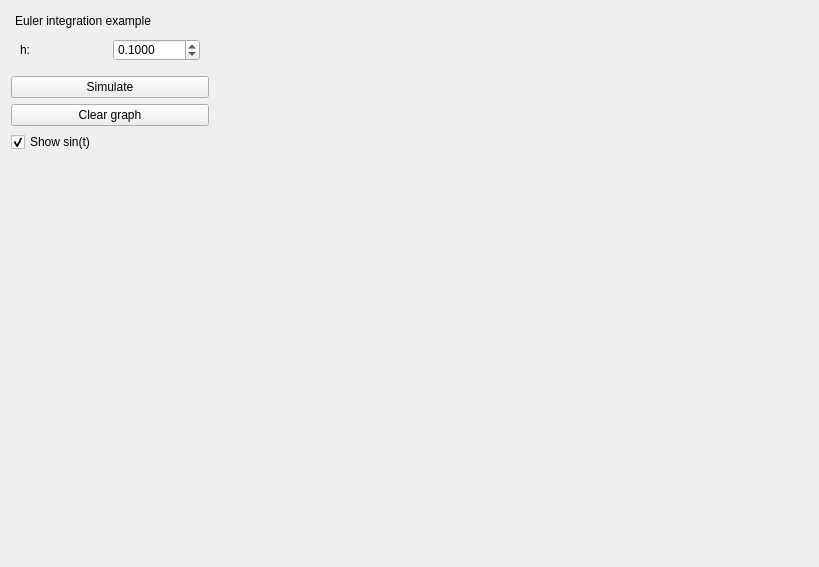
<?xml version="1.0" encoding="UTF-8"?>
<ui version="4.0">
 <class>HeartTransformWidget</class>
 <widget class="QWidget" name="HeartTransformWidget">
  <property name="geometry">
   <rect>
    <x>0</x>
    <y>0</y>
    <width>819</width>
    <height>567</height>
   </rect>
  </property>
  <property name="windowTitle">
   <string>Heart Transform</string>
  </property>
  <layout class="QHBoxLayout" name="horizontalLayout">
   <item>
    <widget class="QDockWidget" name="dockWidget">
     <property name="sizePolicy">
      <sizepolicy hsizetype="Preferred" vsizetype="Preferred">
       <horstretch>1</horstretch>
       <verstretch>0</verstretch>
      </sizepolicy>
     </property>
     <property name="styleSheet">
      <string notr="true">QToolBox::tab {
         background: qlineargradient(x1: 0, y1: 0, x2: 0, y2: 1,
                                     stop: 0 #E1E1E1, stop: 0.4 #DDDDDD,
                                     stop: 0.5 #D8D8D8, stop: 1.0 #D3D3D3);
         border-radius: 5px;
         color: black;
     }

     QToolBox::tab:selected { /* italicize selected tabs */
         font: bold;
         color: black;
     }
QToolBox {
    padding : 0
}</string>
     </property>
     <property name="floating">
      <bool>false</bool>
     </property>
     <property name="features">
      <set>QDockWidget::NoDockWidgetFeatures</set>
     </property>
     <property name="windowTitle">
      <string>Euler integration example</string>
     </property>
     <widget class="QWidget" name="dockWidgetContents">
      <layout class="QVBoxLayout" name="verticalLayout">
       <property name="leftMargin">
        <number>0</number>
       </property>
       <property name="topMargin">
        <number>0</number>
       </property>
       <property name="rightMargin">
        <number>0</number>
       </property>
       <property name="bottomMargin">
        <number>0</number>
       </property>
       <item>
        <widget class="QWidget" name="widget" native="true">
         <layout class="QHBoxLayout" name="horizontalLayout_3">
          <item>
           <layout class="QHBoxLayout" name="horizontalLayout_2">
            <item alignment="Qt::AlignLeft">
             <widget class="QLabel" name="label">
              <property name="text">
               <string>h:</string>
              </property>
             </widget>
            </item>
            <item>
             <widget class="QDoubleSpinBox" name="stepSizeSpinBox">
              <property name="decimals">
               <number>4</number>
              </property>
              <property name="maximum">
               <double>1.000000000000000</double>
              </property>
              <property name="singleStep">
               <double>0.001000000000000</double>
              </property>
              <property name="value">
               <double>0.100000000000000</double>
              </property>
             </widget>
            </item>
           </layout>
          </item>
         </layout>
        </widget>
       </item>
       <item>
        <widget class="QPushButton" name="simulateButton">
         <property name="text">
          <string>Simulate</string>
         </property>
        </widget>
       </item>
       <item>
        <widget class="QPushButton" name="clearButton">
         <property name="text">
          <string>Clear graph</string>
         </property>
        </widget>
       </item>
       <item>
        <widget class="QCheckBox" name="showSineFunction">
         <property name="text">
          <string>Show sin(t)</string>
         </property>
         <property name="checked">
          <bool>true</bool>
         </property>
        </widget>
       </item>
       <item>
        <spacer name="verticalSpacer">
         <property name="orientation">
          <enum>Qt::Vertical</enum>
         </property>
         <property name="sizeHint" stdset="0">
          <size>
           <width>20</width>
           <height>40</height>
          </size>
         </property>
        </spacer>
       </item>
      </layout>
     </widget>
    </widget>
   </item>
   <item>
    <widget class="QFrame" name="plotPane">
     <property name="sizePolicy">
      <sizepolicy hsizetype="Preferred" vsizetype="Preferred">
       <horstretch>3</horstretch>
       <verstretch>0</verstretch>
      </sizepolicy>
     </property>
    </widget>
   </item>
  </layout>
 </widget>
 <resources/>
 <connections/>
</ui>
